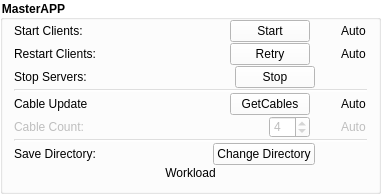
                       <widget class="QGroupBox" name="groupBox">
                        <property name="geometry">
                         <rect>
                          <x>0</x>
                          <y>0</y>
                          <width>381</width>
                          <height>191</height>
                         </rect>
                        </property>
                        <property name="font">
                         <font>
                          <weight>75</weight>
                          <bold>true</bold>
                         </font>
                        </property>
                        <property name="styleSheet">
                         <string notr="true">background-color: rgba(255, 255, 255, 100);
border-color: rgb(255, 255, 255);</string>
                        </property>
                        <property name="title">
                         <string>MasterAPP</string>
                        </property>
                        <property name="flat">
                         <bool>true</bool>
                        </property>
                        <layout class="QVBoxLayout" name="verticalLayout_3">
                         <property name="spacing">
                          <number>1</number>
                         </property>
                         <property name="topMargin">
                          <number>0</number>
                         </property>
                         <item>
                          <layout class="QHBoxLayout" name="horizontalLayout_3">
                           <property name="spacing">
                            <number>1</number>
                           </property>
                           <item>
                            <widget class="QLabel" name="label_11">
                             <property name="toolTip">
                              <string/>
                             </property>
                             <property name="styleSheet">
                              <string notr="true">background-color:transparent</string>
                             </property>
                             <property name="text">
                              <string>Start Clients:</string>
                             </property>
                            </widget>
                           </item>
                           <item>
                            <spacer name="horizontalSpacer_5">
                             <property name="orientation">
                              <enum>Qt::Horizontal</enum>
                             </property>
                             <property name="sizeHint" stdset="0">
                              <size>
                               <width>40</width>
                               <height>20</height>
                              </size>
                             </property>
                            </spacer>
                           </item>
                           <item>
                            <widget class="QPushButton" name="start_pushButton">
                             <property name="toolTip">
                              <string>&lt;html&gt;&lt;head/&gt;&lt;body&gt;&lt;p&gt;This button manually starts the MasterApp Clients.&lt;/p&gt;&lt;p&gt;1. Tests connection for enabled addresses&lt;/p&gt;&lt;p&gt;2. Starts listeners&lt;/p&gt;&lt;p&gt;3. Updates cables from enabled servers&lt;/p&gt;&lt;p&gt;4. PLC update loop, and listens for API updates&lt;/p&gt;&lt;/body&gt;&lt;/html&gt;</string>
                             </property>
                             <property name="styleSheet">
                              <string notr="true">background-color: rgb(255, 255, 255);</string>
                             </property>
                             <property name="text">
                              <string>Start</string>
                             </property>
                            </widget>
                           </item>
                           <item>
                            <spacer name="horizontalSpacer_11">
                             <property name="orientation">
                              <enum>Qt::Horizontal</enum>
                             </property>
                             <property name="sizeType">
                              <enum>QSizePolicy::Minimum</enum>
                             </property>
                             <property name="sizeHint" stdset="0">
                              <size>
                               <width>10</width>
                               <height>20</height>
                              </size>
                             </property>
                            </spacer>
                           </item>
                           <item>
                            <widget class="QCheckBox" name="auto_checkBox">
                             <property name="toolTip">
                              <string>&lt;html&gt;&lt;head/&gt;&lt;body&gt;&lt;p&gt;This variable automatically starts the MasterApp Clients after MasterAPP startup.&lt;/p&gt;&lt;/body&gt;&lt;/html&gt;</string>
                             </property>
                             <property name="styleSheet">
                              <string notr="true">background-color:transparent;</string>
                             </property>
                             <property name="text">
                              <string>Auto</string>
                             </property>
                             <property name="checked">
                              <bool>false</bool>
                             </property>
                            </widget>
                           </item>
                          </layout>
                         </item>
                         <item>
                          <layout class="QHBoxLayout" name="horizontalLayout_15">
                           <property name="spacing">
                            <number>1</number>
                           </property>
                           <item>
                            <widget class="QLabel" name="label_15">
                             <property name="toolTip">
                              <string/>
                             </property>
                             <property name="styleSheet">
                              <string notr="true">background-color:transparent</string>
                             </property>
                             <property name="text">
                              <string>Restart Clients:</string>
                             </property>
                            </widget>
                           </item>
                           <item>
                            <spacer name="horizontalSpacer_15">
                             <property name="orientation">
                              <enum>Qt::Horizontal</enum>
                             </property>
                             <property name="sizeHint" stdset="0">
                              <size>
                               <width>40</width>
                               <height>20</height>
                              </size>
                             </property>
                            </spacer>
                           </item>
                           <item>
                            <widget class="QPushButton" name="retry_pushButton">
                             <property name="toolTip">
                              <string>&lt;html&gt;&lt;head/&gt;&lt;body&gt;&lt;p&gt;This button manually restarts the MasterApp Clients during runtime.&lt;/p&gt;&lt;/body&gt;&lt;/html&gt;</string>
                             </property>
                             <property name="styleSheet">
                              <string notr="true">background-color: rgb(255, 255, 255);</string>
                             </property>
                             <property name="text">
                              <string>Retry</string>
                             </property>
                            </widget>
                           </item>
                           <item>
                            <spacer name="horizontalSpacer_16">
                             <property name="orientation">
                              <enum>Qt::Horizontal</enum>
                             </property>
                             <property name="sizeType">
                              <enum>QSizePolicy::Minimum</enum>
                             </property>
                             <property name="sizeHint" stdset="0">
                              <size>
                               <width>10</width>
                               <height>20</height>
                              </size>
                             </property>
                            </spacer>
                           </item>
                           <item>
                            <widget class="QCheckBox" name="auto_checkBox_2">
                             <property name="toolTip">
                              <string>&lt;html&gt;&lt;head/&gt;&lt;body&gt;&lt;p&gt;This variable automatically restarts the MasterApp Clients after losing connections with servers.&lt;/p&gt;&lt;/body&gt;&lt;/html&gt;</string>
                             </property>
                             <property name="styleSheet">
                              <string notr="true">background-color:transparent</string>
                             </property>
                             <property name="text">
                              <string>Auto</string>
                             </property>
                             <property name="checked">
                              <bool>false</bool>
                             </property>
                            </widget>
                           </item>
                          </layout>
                         </item>
                         <item>
                          <layout class="QHBoxLayout" name="horizontalLayout_12">
                           <property name="spacing">
                            <number>1</number>
                           </property>
                           <item>
                            <widget class="QLabel" name="label_13">
                             <property name="toolTip">
                              <string/>
                             </property>
                             <property name="styleSheet">
                              <string notr="true">background-color:transparent</string>
                             </property>
                             <property name="text">
                              <string>Stop Servers:</string>
                             </property>
                            </widget>
                           </item>
                           <item>
                            <spacer name="horizontalSpacer_7">
                             <property name="orientation">
                              <enum>Qt::Horizontal</enum>
                             </property>
                             <property name="sizeHint" stdset="0">
                              <size>
                               <width>40</width>
                               <height>20</height>
                              </size>
                             </property>
                            </spacer>
                           </item>
                           <item>
                            <widget class="QPushButton" name="stop_pushButton">
                             <property name="toolTip">
                              <string>&lt;html&gt;&lt;head/&gt;&lt;body&gt;&lt;p&gt;This button interrupts retry and disables listeners and update loop.&lt;/p&gt;&lt;/body&gt;&lt;/html&gt;</string>
                             </property>
                             <property name="styleSheet">
                              <string notr="true">background-color: rgb(255, 255, 255);</string>
                             </property>
                             <property name="text">
                              <string>Stop</string>
                             </property>
                            </widget>
                           </item>
                           <item>
                            <spacer name="horizontalSpacer_13">
                             <property name="orientation">
                              <enum>Qt::Horizontal</enum>
                             </property>
                             <property name="sizeType">
                              <enum>QSizePolicy::Minimum</enum>
                             </property>
                             <property name="sizeHint" stdset="0">
                              <size>
                               <width>10</width>
                               <height>20</height>
                              </size>
                             </property>
                            </spacer>
                           </item>
                           <item>
                            <spacer name="horizontalSpacer_14">
                             <property name="orientation">
                              <enum>Qt::Horizontal</enum>
                             </property>
                             <property name="sizeType">
                              <enum>QSizePolicy::Fixed</enum>
                             </property>
                             <property name="sizeHint" stdset="0">
                              <size>
                               <width>42</width>
                               <height>20</height>
                              </size>
                             </property>
                            </spacer>
                           </item>
                          </layout>
                         </item>
                         <item>
                          <widget class="Line" name="line">
                           <property name="orientation">
                            <enum>Qt::Horizontal</enum>
                           </property>
                          </widget>
                         </item>
                         <item>
                          <layout class="QHBoxLayout" name="horizontalLayout_5">
                           <property name="spacing">
                            <number>1</number>
                           </property>
                           <item>
                            <widget class="QLabel" name="label_12">
                             <property name="toolTip">
                              <string/>
                             </property>
                             <property name="styleSheet">
                              <string notr="true">background-color:transparent</string>
                             </property>
                             <property name="text">
                              <string>Cable Update</string>
                             </property>
                            </widget>
                           </item>
                           <item>
                            <spacer name="horizontalSpacer_6">
                             <property name="orientation">
                              <enum>Qt::Horizontal</enum>
                             </property>
                             <property name="sizeHint" stdset="0">
                              <size>
                               <width>40</width>
                               <height>20</height>
                              </size>
                             </property>
                            </spacer>
                           </item>
                           <item>
                            <widget class="QPushButton" name="gc_pushButton">
                             <property name="toolTip">
                              <string>&lt;html&gt;&lt;head/&gt;&lt;body&gt;&lt;p&gt;This button manually updates cables, or triggers the automatic PLC Cable update&lt;/p&gt;&lt;p&gt;&lt;br/&gt;&lt;/p&gt;&lt;/body&gt;&lt;/html&gt;</string>
                             </property>
                             <property name="styleSheet">
                              <string notr="true">background-color: rgb(255, 255, 255);</string>
                             </property>
                             <property name="text">
                              <string>GetCables</string>
                             </property>
                            </widget>
                           </item>
                           <item>
                            <spacer name="horizontalSpacer_12">
                             <property name="orientation">
                              <enum>Qt::Horizontal</enum>
                             </property>
                             <property name="sizeType">
                              <enum>QSizePolicy::Minimum</enum>
                             </property>
                             <property name="sizeHint" stdset="0">
                              <size>
                               <width>10</width>
                               <height>20</height>
                              </size>
                             </property>
                            </spacer>
                           </item>
                           <item>
                            <widget class="QCheckBox" name="auto_checkBox_3">
                             <property name="toolTip">
                              <string>&lt;html&gt;&lt;head/&gt;&lt;body&gt;&lt;p&gt;This variable decides if GetCable triggers update loop, or only sends a single request for cable update. Also, automatically triggers during start if enabled.&lt;/p&gt;&lt;p&gt;!First activation delays the update to the next minute!&lt;/p&gt;&lt;/body&gt;&lt;/html&gt;</string>
                             </property>
                             <property name="styleSheet">
                              <string notr="true">background-color:transparent</string>
                             </property>
                             <property name="text">
                              <string>Auto</string>
                             </property>
                             <property name="checked">
                              <bool>false</bool>
                             </property>
                            </widget>
                           </item>
                          </layout>
                         </item>
                         <item>
                          <layout class="QHBoxLayout" name="horizontalLayout_16">
                           <property name="spacing">
                            <number>1</number>
                           </property>
                           <item>
                            <widget class="QLabel" name="label_16">
                             <property name="enabled">
                              <bool>false</bool>
                             </property>
                             <property name="toolTip">
                              <string>&lt;html&gt;&lt;head/&gt;&lt;body&gt;&lt;p&gt;This variable controls the number of Cables that will be loaded from the servers.&lt;/p&gt;&lt;/body&gt;&lt;/html&gt;</string>
                             </property>
                             <property name="styleSheet">
                              <string notr="true">background-color:transparent</string>
                             </property>
                             <property name="text">
                              <string>Cable Count:</string>
                             </property>
                            </widget>
                           </item>
                           <item>
                            <spacer name="horizontalSpacer_17">
                             <property name="orientation">
                              <enum>Qt::Horizontal</enum>
                             </property>
                             <property name="sizeHint" stdset="0">
                              <size>
                               <width>40</width>
                               <height>20</height>
                              </size>
                             </property>
                            </spacer>
                           </item>
                           <item>
                            <widget class="QSpinBox" name="cc_SpinBox">
                             <property name="enabled">
                              <bool>false</bool>
                             </property>
                             <property name="styleSheet">
                              <string notr="true">background-color:white</string>
                             </property>
                             <property name="value">
                              <number>4</number>
                             </property>
                            </widget>
                           </item>
                           <item>
                            <spacer name="horizontalSpacer_18">
                             <property name="orientation">
                              <enum>Qt::Horizontal</enum>
                             </property>
                             <property name="sizeType">
                              <enum>QSizePolicy::Minimum</enum>
                             </property>
                             <property name="sizeHint" stdset="0">
                              <size>
                               <width>10</width>
                               <height>20</height>
                              </size>
                             </property>
                            </spacer>
                           </item>
                           <item>
                            <widget class="QCheckBox" name="auto_checkBox_4">
                             <property name="enabled">
                              <bool>false</bool>
                             </property>
                             <property name="toolTip">
                              <string>&lt;html&gt;&lt;head/&gt;&lt;body&gt;&lt;p&gt;This variable automatically gets the max amount of Cables from the servers after successful connection.&lt;/p&gt;&lt;/body&gt;&lt;/html&gt;</string>
                             </property>
                             <property name="styleSheet">
                              <string notr="true">background-color:transparent</string>
                             </property>
                             <property name="text">
                              <string>Auto</string>
                             </property>
                             <property name="checked">
                              <bool>false</bool>
                             </property>
                            </widget>
                           </item>
                          </layout>
                         </item>
                         <item>
                          <widget class="Line" name="line_3">
                           <property name="orientation">
                            <enum>Qt::Horizontal</enum>
                           </property>
                          </widget>
                         </item>
                         <item>
                          <layout class="QHBoxLayout" name="horizontalLayout_21">
                           <property name="spacing">
                            <number>1</number>
                           </property>
                           <item>
                            <widget class="QLabel" name="label_20">
                             <property name="toolTip">
                              <string>&lt;html&gt;&lt;head/&gt;&lt;body&gt;&lt;p&gt;This variable controls where the state data will be saved.&lt;/p&gt;&lt;p&gt;&lt;br/&gt;&lt;/p&gt;&lt;/body&gt;&lt;/html&gt;</string>
                             </property>
                             <property name="styleSheet">
                              <string notr="true">background-color:transparent</string>
                             </property>
                             <property name="text">
                              <string>Save Directory:</string>
                             </property>
                            </widget>
                           </item>
                           <item>
                            <spacer name="horizontalSpacer_30">
                             <property name="orientation">
                              <enum>Qt::Horizontal</enum>
                             </property>
                             <property name="sizeHint" stdset="0">
                              <size>
                               <width>40</width>
                               <height>20</height>
                              </size>
                             </property>
                            </spacer>
                           </item>
                           <item>
                            <widget class="QPushButton" name="ss_pushButton_1">
                             <property name="toolTip">
                              <string>&lt;html&gt;&lt;head/&gt;&lt;body&gt;&lt;p&gt;This button opens option to set new directory.&lt;/p&gt;&lt;/body&gt;&lt;/html&gt;</string>
                             </property>
                             <property name="styleSheet">
                              <string notr="true">background-color: rgb(255, 255, 255);</string>
                             </property>
                             <property name="text">
                              <string>Change Directory</string>
                             </property>
                            </widget>
                           </item>
                           <item>
                            <spacer name="horizontalSpacer_31">
                             <property name="orientation">
                              <enum>Qt::Horizontal</enum>
                             </property>
                             <property name="sizeType">
                              <enum>QSizePolicy::Minimum</enum>
                             </property>
                             <property name="sizeHint" stdset="0">
                              <size>
                               <width>10</width>
                               <height>20</height>
                              </size>
                             </property>
                            </spacer>
                           </item>
                           <item>
                            <spacer name="horizontalSpacer_20">
                             <property name="orientation">
                              <enum>Qt::Horizontal</enum>
                             </property>
                             <property name="sizeType">
                              <enum>QSizePolicy::Fixed</enum>
                             </property>
                             <property name="sizeHint" stdset="0">
                              <size>
                               <width>42</width>
                               <height>20</height>
                              </size>
                             </property>
                            </spacer>
                           </item>
                          </layout>
                         </item>
                         <item>
                          <widget class="QLabel" name="ss_label_2">
                           <property name="styleSheet">
                            <string notr="true">background-color:transparent</string>
                           </property>
                           <property name="text">
                            <string>Workload</string>
                           </property>
                           <property name="alignment">
                            <set>Qt::AlignCenter</set>
                           </property>
                          </widget>
                         </item>
                        </layout>
                       </widget>
